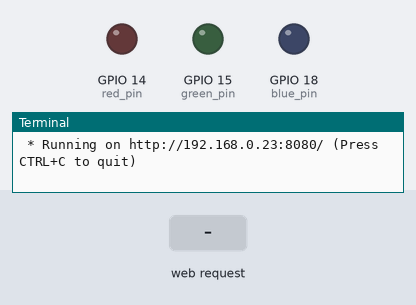
Recording of a program running on a simulated Raspberry Pi (BCM pin numbers). Shown: output pins drawn as LEDs (lit = HIGH), the last lines printed to the terminal. The inputs (shaded band) are chosen by the test bench. The clock reads 2024-03-15 10:24:30 at power-on unless the program sets it.

Above: at 1.2 s.
1.3 s: HTTP request for /red_on received
At 2.4 s:
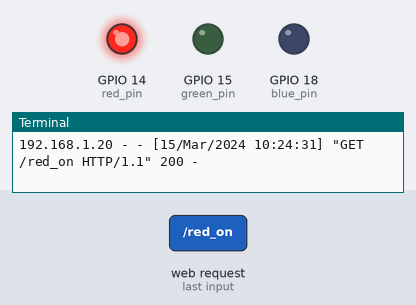
2.8 s: HTTP request for /green_on received
At 3.6 s:
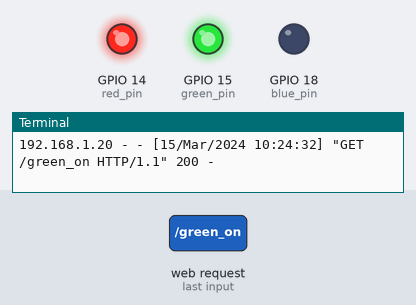
4.3 s: HTTP request for /blue_on received
At 4.7 s:
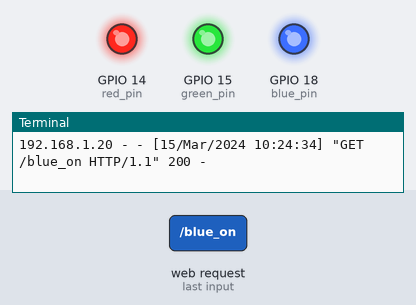
Timing chart, 0 to 7.3 s (numbered marks = the images above; inputs shaded):
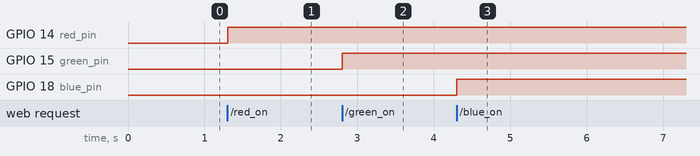

Measured:
- after the input at 1.3 s, GPIO 14 (red_pin): LOW → HIGH at once
- after the input at 2.8 s, GPIO 15 (green_pin): LOW → HIGH at once
- after the input at 4.3 s, GPIO 18 (blue_pin): LOW → HIGH at once

The program:

ledToggle1.py
```python
#
#      공대선배 라즈베리파이썬 #12 python flask 2편
#      youtube 바로가기: https://www.youtube.com/c/공대선배
#      flask를 이용해 웹사이트에서 라즈베리파이의 LED를 제어하는 코드
#
from flask import Flask     # flask 모듈을 불러움
import RPi.GPIO as GPIO     # 라즈베리파이 GPIO 관련 모듈을 불러옴


GPIO.setmode(GPIO.BCM)      # GPIO 핀들의 번호를 지정하는 규칙 설정

red_pin = 14                     # 빨간 LED 핀은 라즈베리파이 GPIO 14번핀으로
green_pin = 15                   # 초록 LED 핀은 라즈베리파이 GPIO 15번핀으로
blue_pin = 18                    # 파란 LED 핀은 라즈베리파이 GPIO 18번핀으로
GPIO.setup(red_pin, GPIO.OUT)    # 각각 LED 핀들을 출력으로 설정
GPIO.setup(green_pin, GPIO.OUT)
GPIO.setup(blue_pin, GPIO.OUT)

app = Flask(__name__)       # Flask라는 이름의 객체 생성

@app.route('/')             # 기본 주소
def hello():                # 해당 주소에서 실행되는 함수 정의
   return "LED 제어를 위해 주소창을 변경하세요"
   # 반드시 return이 있어야하며, 해당 값을 화면에 보여줌
@app.route('/red_on')       # IP주소:port/red_on 을 입력하면 나오는 페이지
def red_on():               # 해당 페이지의 뷰함수 정의
   GPIO.output(red_pin, GPIO.HIGH)  # 빨간 LED 핀에 HIGH 신호 인가(LED 켜짐)
   return "red LED on"              # 뷰함수의 리턴값

@app.route('/green_on')     # IP주소:port/green_on 을 입력하면 나오는 페이지
def green_on():             # 해당 페이지의 뷰함수 정의
   GPIO.output(green_pin, GPIO.HIGH) # 초록 LED 핀에 HIGH 신호 인가(LED 켜짐)
   return "green LED on"

@app.route('/blue_on')
def blue_on():
   GPIO.output(blue_pin, GPIO.HIGH)
   return "blue LED on"


@app.route('/off')          # IP주소:port/off 를 입력하면 나오는 페이지
def off():                  # 해당 페이지의 뷰함수 정의
   GPIO.output(red_pin, GPIO.LOW)   # 각각의 LED핀에 LOW 신호를 인가하여 LED 끔
   GPIO.output(green_pin, GPIO.LOW)
   GPIO.output(blue_pin, GPIO.LOW)
   return "all LED off"

@app.route('/clean_up')
def clean_up():
   GPIO.cleanup()
   return "clean up"

if __name__ == "__main__":  # 웹사이트를 호스팅하여 접속자에게 보여주기 위한 부분
   app.run(host="192.168.0.23", port = "8080")
   # host는 현재 라즈베리파이의 내부 IP, port는 임의로 설정
   # 해당 내부 IP와 port를 포트포워딩 해두면 외부에서도 접속가능
```
